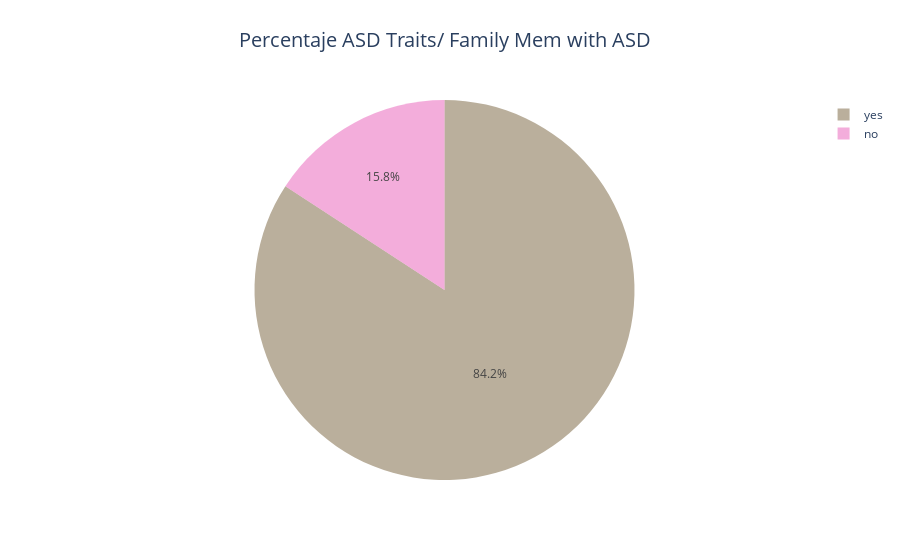

Notebook code for this chart:
### Markdown cell above
### Casos positivos de tratamiento de ASD con respecto a antecedentes familiares

Una vez demostrado que los cáclulos anteriores son correctos, el siguiente paso es analizar los casos positivos a tratar de ASD y que además tienen familiares con antecedentes de ASD. A continuación, se muestra el gráfico resultante de estos casos particulares.

### Code cell
# values = [1-(len(asd_traits)/len(df)),len(asd_traits)/len(df)]
# labels = np.unique(df['Class/ASD_Traits'])
# colors = colors = create_colors(len(values))
positives_family_mem = df['Class/ASD_Traits'].eq('Yes').groupby(df['Family_mem_with_ASD']).sum()
values = np.unique(positives_family_mem)
labels = positives_family_mem.index
colors = create_colors(len(values))
fig = go.Figure(data=[go.Pie(labels=labels, values=values, marker = {'colors':colors})],layout={'annotations': [{ 'font': { 'size': 20},'showarrow': False,'text': 'Percentaje ASD Traits/ Family Mem with ASD','x': 0.50,'y': 1.2},]})
fig.show()

# fig = {
#   'data': [
#     {
#       'values': values,
#       'labels': labels,
#       'marker': {'colors': colors,'line': {'color':'#000000', 'width':2}}, 
#       'domain': {'x': [0, .5]},
#       'hoverinfo':'label+percent+name',
#       'hole': .1,
#       'type': 'pie'
#     },
#   ],
#   'layout': {
#        'title':'Percentaje ASD Traits/ Family Mem with ASD',
#        'annotations': [
#            { 'font': { 'size': 20},
#               'showarrow': False,
#               'text': '',
#               'x': 0.20,
#               'y': 1
#             },
#         ]
#   }
# }
# iplot(fig)

### Figure 1 — Plotly figure (JSON) as saved in the notebook; plotly's stock layout.template omitted (floating-point values rounded to 4 significant figures)
{"data": [{"labels": ["no", "yes"], "marker": {"colors": ["rgba(236,119,195,0.6", "rgba(141,123,91,0.6"]}, "type": "pie", "values": [115, 613]}], "layout": {"annotations": [{"font": {"size": 20}, "showarrow": false, "text": "Percentaje ASD Traits/ Family Mem with ASD", "x": 0.5, "y": 1.2}]}}
